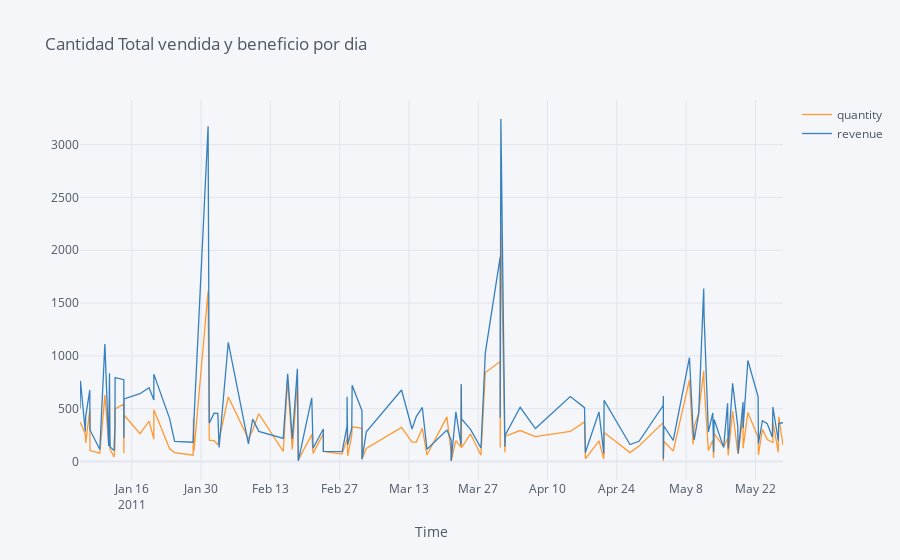

The notebook cell this image was saved under:
### Code cell
fr_revenue.iplot(kind='line', xTitle='Time', title='Cantidad Total vendida y beneficio por dia')
